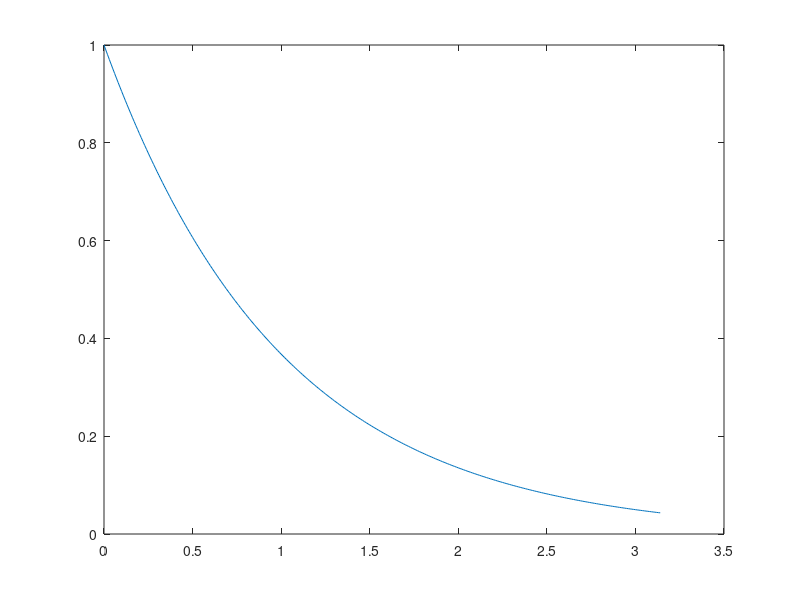
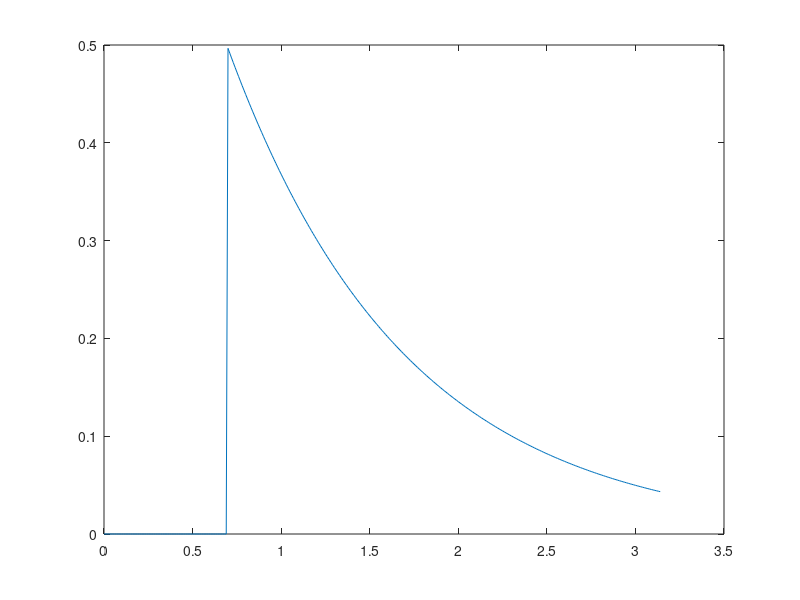

The MATLAB source for these figures, in order:
%% Opdracht 3
% Hieronder staat code waarmee je een grafiek van een inverse logaritmische 
% functie tekent. Maak een nieuw figuur aan. Maak alle waarden in 'signaal'
% die groter dan 0.5 gelijk aan nul. 
% Ken die aangepaste vector toe aan een variabele 'data'. 
% Plot 'data' met de bijbehorende tijdstippen in het nieuwe figure. 

close all
t = 0:0.01:pi;
signaal = 1./exp(t);
plot(t,signaal)

signaal(signaal > 0.5) = 0;
data = signaal;
figure
plot(t,data)
